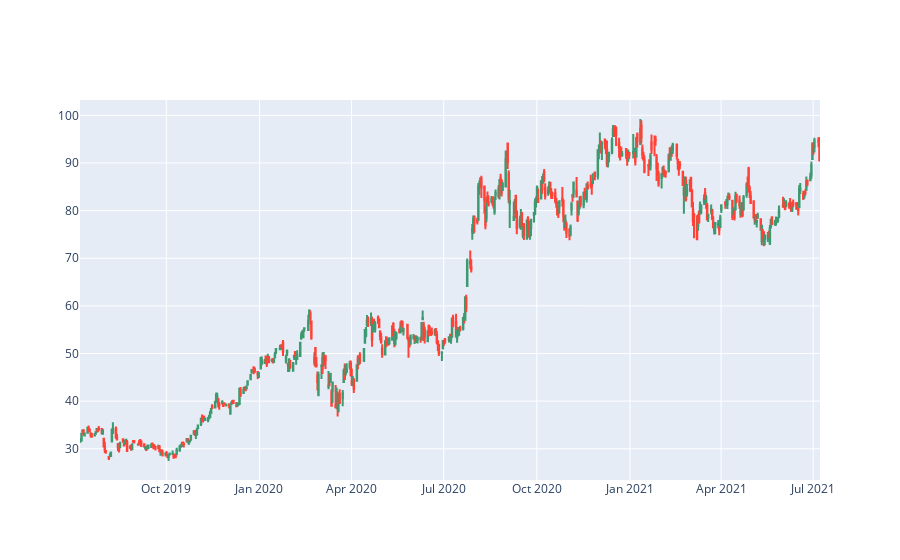

Write notebook code for a chart like this one.
### Code cell
plot_price_history(stock_flat_df)

### Figure 1 — Plotly figure (JSON) as saved in the notebook; plotly's stock layout.template omitted (floating-point values rounded to 4 significant figures; data arrays with more than 128 entries replaced by an {"elided": "..."} marker saying what was removed)
{"data": [{"close": {"elided": "505 float values"}, "high": {"elided": "505 float values"}, "low": {"elided": "505 float values"}, "open": {"elided": "505 float values"}, "type": "candlestick", "x": {"elided": "505 str values"}}], "layout": {"xaxis": {"rangeslider": {"visible": false}}}}
